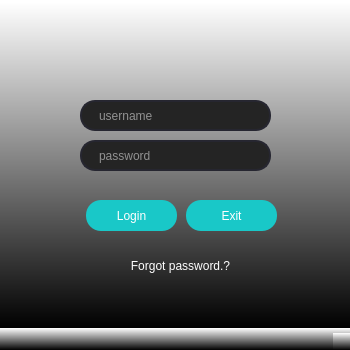
<?xml version="1.0" encoding="UTF-8"?>
<ui version="4.0">
 <class>MainWindow</class>
 <widget class="QMainWindow" name="MainWindow">
  <property name="enabled">
   <bool>true</bool>
  </property>
  <property name="geometry">
   <rect>
    <x>0</x>
    <y>0</y>
    <width>350</width>
    <height>350</height>
   </rect>
  </property>
  <property name="minimumSize">
   <size>
    <width>350</width>
    <height>350</height>
   </size>
  </property>
  <property name="maximumSize">
   <size>
    <width>350</width>
    <height>350</height>
   </size>
  </property>
  <property name="focusPolicy">
   <enum>Qt::ClickFocus</enum>
  </property>
  <property name="windowTitle">
   <string notr="true">LOGIN</string>
  </property>
  <property name="windowIcon">
   <iconset>
    <normaloff>pictures/wehere_icon.png</normaloff>pictures/wehere_icon.png</iconset>
  </property>
  <property name="styleSheet">
   <string notr="true">background-color: qlineargradient(spread:pad, x1:0.499773, y1:1, x2:0.5, y2:0.00568182, stop:0 rgba(0, 0, 0, 255), stop:1 rgba(255, 255, 255, 255));
One value - border-radius: 100px;</string>
  </property>
  <property name="animated">
   <bool>false</bool>
  </property>
  <property name="documentMode">
   <bool>false</bool>
  </property>
  <widget class="QWidget" name="centralwidget">
   <widget class="QPushButton" name="pushButton_log_login">
    <property name="geometry">
     <rect>
      <x>86</x>
      <y>200</y>
      <width>91</width>
      <height>31</height>
     </rect>
    </property>
    <property name="mouseTracking">
     <bool>true</bool>
    </property>
    <property name="focusPolicy">
     <enum>Qt::StrongFocus</enum>
    </property>
    <property name="styleSheet">
     <string notr="true">QPushButton{
	border-radius : 15px;
	background-color : rgb(25, 200, 200);
	color: rgb(255, 255, 255);
}
QPushButton:hover{
	background-color: rgb(20, 135, 135);
}
</string>
    </property>
    <property name="text">
     <string>Login</string>
    </property>
   </widget>
   <widget class="QPushButton" name="pushButton_log_exit">
    <property name="geometry">
     <rect>
      <x>186</x>
      <y>200</y>
      <width>91</width>
      <height>31</height>
     </rect>
    </property>
    <property name="styleSheet">
     <string notr="true">QPushButton{
	border-radius : 15px;
	background-color : rgb(25, 200, 200);
	color: rgb(255, 255, 255);
}
QPushButton:hover{
	background-color: rgb(20, 135, 135);
}
</string>
    </property>
    <property name="text">
     <string>Exit</string>
    </property>
   </widget>
   <widget class="QLineEdit" name="lineEdit_log_username">
    <property name="enabled">
     <bool>true</bool>
    </property>
    <property name="geometry">
     <rect>
      <x>80</x>
      <y>100</y>
      <width>191</width>
      <height>31</height>
     </rect>
    </property>
    <property name="focusPolicy">
     <enum>Qt::StrongFocus</enum>
    </property>
    <property name="styleSheet">
     <string notr="true">QLineEdit {
  border: 2px solid rgb(38, 38, 48);
  border-radius: 15px;
  color: #FFF;
  padding-left: 15px;
  background-color: rgb(36, 36, 36);
 
}

QLineEdit:hover {
	border: 2px solid rgb(0, 255, 255);
}

 QLineEdit:focus  {
  border: 2px solid rgb(35, 218, 233);
  background-color: rgb(47, 47, 47);
}

   



</string>
    </property>
    <property name="text">
     <string/>
    </property>
    <property name="placeholderText">
     <string>username</string>
    </property>
   </widget>
   <widget class="QLineEdit" name="lineEdit_log_password">
    <property name="geometry">
     <rect>
      <x>80</x>
      <y>140</y>
      <width>191</width>
      <height>31</height>
     </rect>
    </property>
    <property name="styleSheet">
     <string notr="true">QLineEdit {
  border: 2px solid rgb(38, 38, 48);
  border-radius: 15px;
  color: #FFF;
  padding-left: 15px;
  background-color: rgb(36, 36, 36);
 
}

QLineEdit:hover {
	border: 2px solid rgb(0, 255, 255);
}

 QLineEdit:focus  {
  border: 2px solid rgb(35, 218, 233);
  background-color: rgb(47, 47, 47);
}
</string>
    </property>
    <property name="text">
     <string/>
    </property>
    <property name="echoMode">
     <enum>QLineEdit::Password</enum>
    </property>
    <property name="placeholderText">
     <string>password</string>
    </property>
   </widget>
   <widget class="QLabel" name="label">
    <property name="geometry">
     <rect>
      <x>40</x>
      <y>20</y>
      <width>251</width>
      <height>71</height>
     </rect>
    </property>
    <property name="styleSheet">
     <string notr="true">background-color: rgba(0, 0, 0,0%);</string>
    </property>
    <property name="text">
     <string/>
    </property>
    <property name="pixmap">
     <pixmap>pictures/wehere_logo.ico</pixmap>
    </property>
   </widget>
   <widget class="QPushButton" name="pushButton_forgot">
    <property name="geometry">
     <rect>
      <x>90</x>
      <y>250</y>
      <width>181</width>
      <height>31</height>
     </rect>
    </property>
    <property name="styleSheet">
     <string notr="true">QPushButton{
	border-radius : 15px;
	background-color: rgba(0, 0, 0,0%);
    color: rgb(255, 255, 255);
}
QPushButton:hover{
	background-color: rgb(107, 107, 107);
}</string>
    </property>
    <property name="text">
     <string>Forgot password.?</string>
    </property>
   </widget>
   <widget class="QLabel" name="label_log_fail">
    <property name="geometry">
     <rect>
      <x>40</x>
      <y>175</y>
      <width>261</width>
      <height>21</height>
     </rect>
    </property>
    <property name="styleSheet">
     <string notr="true">background-color: rgba(0, 0, 0,0%);

color: rgba(255, 0, 0, 0.5);
border-radius : 15px;</string>
    </property>
    <property name="text">
     <string>&lt;html&gt;&lt;head/&gt;&lt;body&gt;&lt;p&gt;&lt;br/&gt;&lt;/p&gt;&lt;/body&gt;&lt;/html&gt;</string>
    </property>
    <property name="scaledContents">
     <bool>false</bool>
    </property>
   </widget>
  </widget>
  <widget class="QMenuBar" name="menubar">
   <property name="geometry">
    <rect>
     <x>0</x>
     <y>0</y>
     <width>350</width>
     <height>22</height>
    </rect>
   </property>
  </widget>
  <widget class="QStatusBar" name="statusbar"/>
 </widget>
 <resources/>
 <connections/>
</ui>
